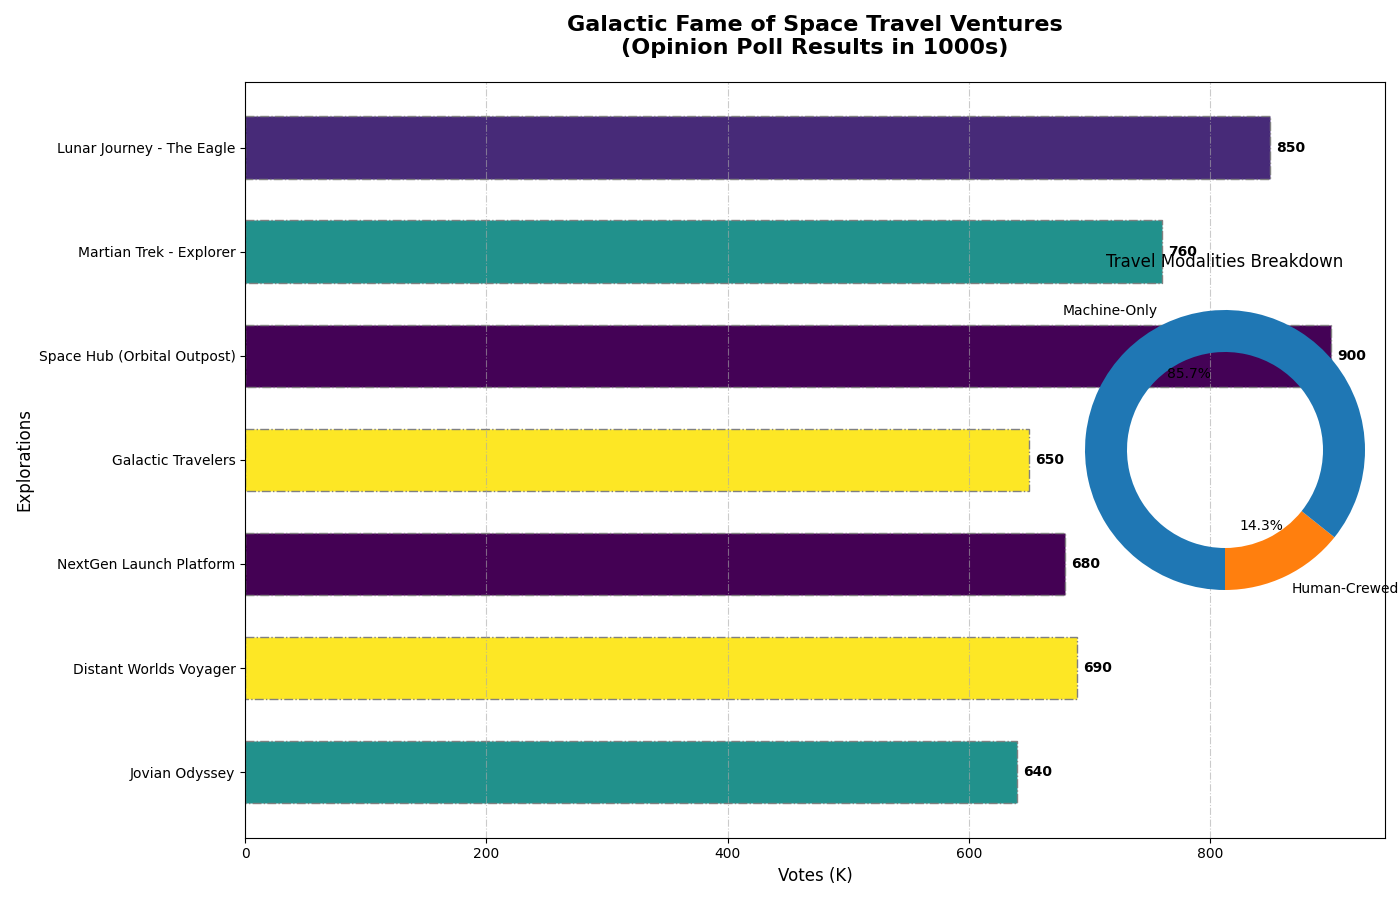

Write Python code to recreate this figure.
import matplotlib.pyplot as plt
import numpy as np

missions = [
    'Lunar Journey - The Eagle',
    'Martian Trek - Explorer',
    'Space Hub (Orbital Outpost)',
    'Galactic Travelers',
    'NextGen Launch Platform',
    'Distant Worlds Voyager',
    'Jovian Odyssey',
]

votes = np.array([850, 760, 900, 650, 680, 690, 640])

fig, ax = plt.subplots(figsize=(14, 9))

shuffled_colors = [
    (0.280267, 0.165302, 0.470647, 1.0),
    (0.127568, 0.566949, 0.550556, 1.0),
    (0.26851, 0.009605, 0.335427, 1.0),
    (0.993248, 0.906157, 0.143936, 1.0),
    (0.267004, 0.004874, 0.329415, 1.0),
    (0.993248, 0.906157, 0.143936, 1.0),
    (0.127568, 0.566949, 0.550556, 1.0)
]

bars = ax.barh(missions, votes, color=shuffled_colors, edgecolor='gray', height=0.6, linestyle='-.')

ax.set_title("Galactic Fame of Space Travel Ventures\n(Opinion Poll Results in 1000s)", fontsize=16, fontweight='bold', pad=20)
ax.set_xlabel('Votes (K)', fontsize=12)
ax.set_ylabel('Explorations', fontsize=12)

for bar in bars:
    width = bar.get_width()
    ax.text(width + 5, bar.get_y() + bar.get_height()/2, f'{width}', va='center', ha='left', fontsize=10, fontweight='bold', color='black')

ax.invert_yaxis()
ax.xaxis.grid(True, linestyle='-.', alpha=0.6, color='darkgray')

fig.subplots_adjust(right=0.7)
ax2 = fig.add_axes([0.75, 0.2, 0.25, 0.6])

types = ['Human-Crewed', 'Machine-Only']
counts = [1, 6]

# Create a donut (ring) chart by setting wedgeprops with 'width'
ax2.pie(counts, labels=types, colors=['#ff7f0e', '#1f77b4'], autopct='%1.1f%%', startangle=270, counterclock=True, wedgeprops=dict(width=0.3))
ax2.set_title('Travel Modalities Breakdown', fontsize=12)

plt.tight_layout()
plt.show()
